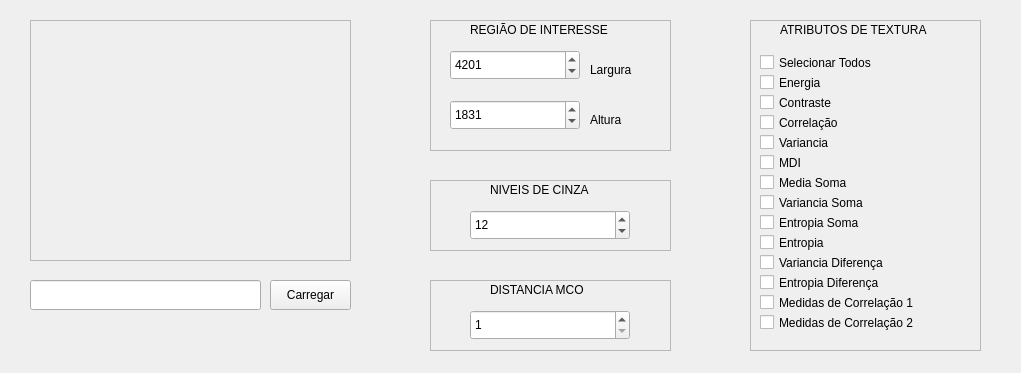
<?xml version="1.0" encoding="UTF-8"?>
<ui version="4.0">
 <class>MainWindow</class>
 <widget class="QMainWindow" name="MainWindow">
  <property name="geometry">
   <rect>
    <x>0</x>
    <y>0</y>
    <width>1021</width>
    <height>373</height>
   </rect>
  </property>
  <property name="windowTitle">
   <string>Atributos Haralick</string>
  </property>
  <widget class="QWidget" name="centralWidget">
   <widget class="QScrollArea" name="IMGPreviewSA">
    <property name="geometry">
     <rect>
      <x>30</x>
      <y>20</y>
      <width>321</width>
      <height>241</height>
     </rect>
    </property>
    <property name="widgetResizable">
     <bool>true</bool>
    </property>
    <widget class="QWidget" name="scrollAreaWidgetContents">
     <property name="geometry">
      <rect>
       <x>0</x>
       <y>0</y>
       <width>319</width>
       <height>239</height>
      </rect>
     </property>
    </widget>
   </widget>
   <widget class="QPushButton" name="IMGCarregarPB">
    <property name="geometry">
     <rect>
      <x>270</x>
      <y>280</y>
      <width>81</width>
      <height>30</height>
     </rect>
    </property>
    <property name="text">
     <string>Carregar</string>
    </property>
   </widget>
   <widget class="QFrame" name="FrameROI">
    <property name="geometry">
     <rect>
      <x>430</x>
      <y>20</y>
      <width>241</width>
      <height>131</height>
     </rect>
    </property>
    <property name="frameShape">
     <enum>QFrame::StyledPanel</enum>
    </property>
    <property name="frameShadow">
     <enum>QFrame::Raised</enum>
    </property>
    <widget class="QLabel" name="ROILabel">
     <property name="geometry">
      <rect>
       <x>40</x>
       <y>0</y>
       <width>161</width>
       <height>20</height>
      </rect>
     </property>
     <property name="text">
      <string>REGIÃO DE INTERESSE</string>
     </property>
    </widget>
    <widget class="QLabel" name="LarguraLb">
     <property name="geometry">
      <rect>
       <x>160</x>
       <y>40</y>
       <width>66</width>
       <height>20</height>
      </rect>
     </property>
     <property name="text">
      <string>Largura</string>
     </property>
    </widget>
    <widget class="QLabel" name="AlturaLb">
     <property name="geometry">
      <rect>
       <x>160</x>
       <y>90</y>
       <width>66</width>
       <height>20</height>
      </rect>
     </property>
     <property name="text">
      <string>Altura</string>
     </property>
    </widget>
    <widget class="QSpinBox" name="LarguraSpinBox">
     <property name="geometry">
      <rect>
       <x>20</x>
       <y>30</y>
       <width>130</width>
       <height>30</height>
      </rect>
     </property>
     <property name="minimum">
      <number>1</number>
     </property>
     <property name="maximum">
      <number>999999</number>
     </property>
     <property name="value">
      <number>4201</number>
     </property>
    </widget>
    <widget class="QSpinBox" name="AlturaSpinBox">
     <property name="geometry">
      <rect>
       <x>20</x>
       <y>80</y>
       <width>130</width>
       <height>30</height>
      </rect>
     </property>
     <property name="minimum">
      <number>1</number>
     </property>
     <property name="maximum">
      <number>999999</number>
     </property>
     <property name="value">
      <number>1831</number>
     </property>
    </widget>
   </widget>
   <widget class="QFrame" name="FrameNC">
    <property name="geometry">
     <rect>
      <x>430</x>
      <y>180</y>
      <width>241</width>
      <height>71</height>
     </rect>
    </property>
    <property name="frameShape">
     <enum>QFrame::StyledPanel</enum>
    </property>
    <property name="frameShadow">
     <enum>QFrame::Raised</enum>
    </property>
    <widget class="QLabel" name="NCLabel">
     <property name="geometry">
      <rect>
       <x>60</x>
       <y>0</y>
       <width>121</width>
       <height>20</height>
      </rect>
     </property>
     <property name="text">
      <string>NIVEIS DE CINZA</string>
     </property>
    </widget>
    <widget class="QSpinBox" name="NCspinBox">
     <property name="geometry">
      <rect>
       <x>40</x>
       <y>30</y>
       <width>160</width>
       <height>30</height>
      </rect>
     </property>
     <property name="minimum">
      <number>1</number>
     </property>
     <property name="maximum">
      <number>64</number>
     </property>
     <property name="value">
      <number>12</number>
     </property>
    </widget>
   </widget>
   <widget class="QFrame" name="FrameDMCO">
    <property name="geometry">
     <rect>
      <x>430</x>
      <y>280</y>
      <width>241</width>
      <height>71</height>
     </rect>
    </property>
    <property name="frameShape">
     <enum>QFrame::StyledPanel</enum>
    </property>
    <property name="frameShadow">
     <enum>QFrame::Raised</enum>
    </property>
    <widget class="QLabel" name="DMCOLabel">
     <property name="geometry">
      <rect>
       <x>60</x>
       <y>0</y>
       <width>121</width>
       <height>20</height>
      </rect>
     </property>
     <property name="text">
      <string>DISTANCIA MCO</string>
     </property>
    </widget>
    <widget class="QSpinBox" name="DMCOspinBox">
     <property name="geometry">
      <rect>
       <x>40</x>
       <y>30</y>
       <width>160</width>
       <height>30</height>
      </rect>
     </property>
     <property name="minimum">
      <number>1</number>
     </property>
     <property name="maximum">
      <number>99999</number>
     </property>
    </widget>
   </widget>
   <widget class="QFrame" name="FrameATH">
    <property name="geometry">
     <rect>
      <x>750</x>
      <y>20</y>
      <width>231</width>
      <height>331</height>
     </rect>
    </property>
    <property name="frameShape">
     <enum>QFrame::StyledPanel</enum>
    </property>
    <property name="frameShadow">
     <enum>QFrame::Raised</enum>
    </property>
    <widget class="QLabel" name="ROILabel_2">
     <property name="geometry">
      <rect>
       <x>30</x>
       <y>0</y>
       <width>171</width>
       <height>20</height>
      </rect>
     </property>
     <property name="text">
      <string>ATRIBUTOS DE TEXTURA</string>
     </property>
    </widget>
    <widget class="QCheckBox" name="ATH01">
     <property name="geometry">
      <rect>
       <x>10</x>
       <y>50</y>
       <width>96</width>
       <height>25</height>
      </rect>
     </property>
     <property name="text">
      <string>Energia</string>
     </property>
    </widget>
    <widget class="QCheckBox" name="ATH02">
     <property name="geometry">
      <rect>
       <x>10</x>
       <y>70</y>
       <width>96</width>
       <height>25</height>
      </rect>
     </property>
     <property name="text">
      <string>Contraste</string>
     </property>
    </widget>
    <widget class="QCheckBox" name="ATH04">
     <property name="geometry">
      <rect>
       <x>10</x>
       <y>110</y>
       <width>96</width>
       <height>25</height>
      </rect>
     </property>
     <property name="text">
      <string>Variancia</string>
     </property>
    </widget>
    <widget class="QCheckBox" name="ATH03">
     <property name="geometry">
      <rect>
       <x>10</x>
       <y>90</y>
       <width>96</width>
       <height>25</height>
      </rect>
     </property>
     <property name="text">
      <string>Correlação</string>
     </property>
    </widget>
    <widget class="QCheckBox" name="ATH05">
     <property name="geometry">
      <rect>
       <x>10</x>
       <y>130</y>
       <width>96</width>
       <height>25</height>
      </rect>
     </property>
     <property name="text">
      <string>MDI</string>
     </property>
    </widget>
    <widget class="QCheckBox" name="ATH13">
     <property name="geometry">
      <rect>
       <x>10</x>
       <y>290</y>
       <width>191</width>
       <height>25</height>
      </rect>
     </property>
     <property name="text">
      <string>Medidas de Correlação 2</string>
     </property>
    </widget>
    <widget class="QCheckBox" name="ATH12">
     <property name="geometry">
      <rect>
       <x>10</x>
       <y>270</y>
       <width>191</width>
       <height>25</height>
      </rect>
     </property>
     <property name="text">
      <string>Medidas de Correlação 1</string>
     </property>
    </widget>
    <widget class="QCheckBox" name="ATH11">
     <property name="geometry">
      <rect>
       <x>10</x>
       <y>250</y>
       <width>151</width>
       <height>25</height>
      </rect>
     </property>
     <property name="text">
      <string>Entropia Diferença</string>
     </property>
    </widget>
    <widget class="QCheckBox" name="ATH10">
     <property name="geometry">
      <rect>
       <x>10</x>
       <y>230</y>
       <width>151</width>
       <height>25</height>
      </rect>
     </property>
     <property name="text">
      <string>Variancia Diferença</string>
     </property>
    </widget>
    <widget class="QCheckBox" name="ATH09">
     <property name="geometry">
      <rect>
       <x>10</x>
       <y>210</y>
       <width>96</width>
       <height>25</height>
      </rect>
     </property>
     <property name="text">
      <string>Entropia</string>
     </property>
    </widget>
    <widget class="QCheckBox" name="ATH08">
     <property name="geometry">
      <rect>
       <x>10</x>
       <y>190</y>
       <width>121</width>
       <height>25</height>
      </rect>
     </property>
     <property name="text">
      <string>Entropia Soma</string>
     </property>
    </widget>
    <widget class="QCheckBox" name="ATH07">
     <property name="geometry">
      <rect>
       <x>10</x>
       <y>170</y>
       <width>131</width>
       <height>25</height>
      </rect>
     </property>
     <property name="text">
      <string>Variancia Soma</string>
     </property>
    </widget>
    <widget class="QCheckBox" name="ATH06">
     <property name="geometry">
      <rect>
       <x>10</x>
       <y>150</y>
       <width>111</width>
       <height>25</height>
      </rect>
     </property>
     <property name="text">
      <string>Media Soma</string>
     </property>
    </widget>
    <widget class="QCheckBox" name="SelTodos">
     <property name="geometry">
      <rect>
       <x>10</x>
       <y>30</y>
       <width>151</width>
       <height>25</height>
      </rect>
     </property>
     <property name="text">
      <string>Selecionar Todos</string>
     </property>
    </widget>
   </widget>
   <widget class="QLineEdit" name="IMGCaminhoTB">
    <property name="geometry">
     <rect>
      <x>30</x>
      <y>280</y>
      <width>231</width>
      <height>30</height>
     </rect>
    </property>
    <property name="readOnly">
     <bool>true</bool>
    </property>
   </widget>
  </widget>
 </widget>
 <layoutdefault spacing="6" margin="11"/>
 <resources/>
 <connections/>
</ui>
